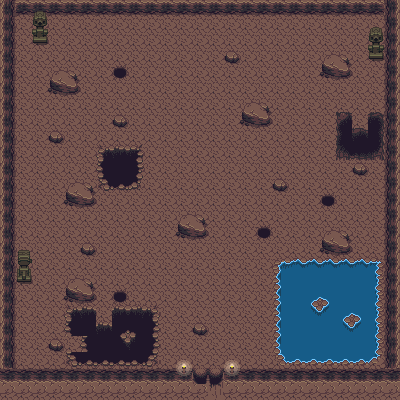

A 2D game scene composited from a Tiled map and its tileset images. What follows is a short description and the map's XML, with each tile layer's data collapsed to a summary:
An orthogonal 25x25 tile map with 16x16 px tiles, 4 tile layers (Ground, Entrance/Walls, Decoration_2, Foreground) and 30 objects.

<map version="1.5" tiledversion="1.7.2" orientation="orthogonal" renderorder="right-down" width="25" height="25" tilewidth="16" tileheight="16" infinite="0" nextlayerid="13" nextobjectid="49">
 <tileset firstgid="1" source="cave.tsx" />
 <layer id="1" name="Ground" width="25" height="25">
  <data>[625 cells, 625 non-empty, 1 distinct tile ids]</data>
 </layer>
 <layer id="2" name="Entrance/Walls" width="25" height="25">
  <data>[625 cells, 119 non-empty, 4 distinct tile ids]</data>
 </layer>
 <layer id="9" name="Decoration_2" width="25" height="25">
  <data>[625 cells, 131 non-empty, 42 distinct tile ids]</data>
 </layer>
 <layer id="12" name="Foreground" width="25" height="25">
  <data>[625 cells, 10 non-empty, 6 distinct tile ids]</data>
 </layer>
 <objectgroup id="10" name="Object Layer 1">
  <object id="1" x="32" y="48">
   <polygon points="0,0 15.6667,0 15.6667,-16.3333 0,-16.3333" />
  </object>
  <object id="2" x="383" y="64">
   <polygon points="0,0 -15,0 -15,-17.6667 0,-17.6667" />
  </object>
  <object id="4" x="224" y="48">
   <polygon points="0,0 0,16 16,16 16,0" />
  </object>
  <object id="5" x="112" y="64">
   <polygon points="0,0 16,0 16,16 0,16" />
  </object>
  <object id="7" x="48" y="128">
   <polygon points="1.63636,2.36364 14.5455,2.54545 16,16 0,16" />
  </object>
  <object id="8" x="112" y="112">
   <polygon points="0,0 0,16 16,16 16,0" />
  </object>
  <object id="10" x="336" y="112">
   <polygon points="0,0 16,0 16,16 32,16 32,0 48,0 48,48 0,48" />
  </object>
  <object id="11" x="352" y="160">
   <polygon points="0,0 0,16 16,16 16,0" />
  </object>
  <object id="12" x="320" y="192">
   <polygon points="0,0 0,16 16,16 16,0" />
  </object>
  <object id="13" x="272" y="176">
   <polygon points="0,0 0,16 16,16 16,0" />
  </object>
  <object id="14" x="96" y="144">
   <polygon points="0,0 48,0 48,48 0,48" />
  </object>
  <object id="17" x="64" y="176">
   <polygon points="2,9.63636 13.0909,6 25.9106,7.53612 31.6019,10.6914 32,32 0,32" />
  </object>
  <object id="19" x="256" y="224">
   <polygon points="0,0 16,0 16,16 0,16" />
  </object>
  <object id="21" x="304" y="256">
   <polygon points="0,0 -32,0 -32,112 80,112 80,0" />
  </object>
  <object id="22" x="16" y="270.333">
   <polygon points="0,0 16.3333,0 16.3333,17.6667 0,17.6667" />
  </object>
  <object id="23" x="80" y="256">
   <polygon points="0,0 16,0 16,-16 0,-16" />
  </object>
  <object id="25" x="112" y="288">
   <polygon points="0,0 16,0 16,16 0,16" />
  </object>
  <object id="26" x="48" y="336">
   <polygon points="0,0 16,0 16,16 0,16" />
  </object>
  <object id="27" x="64" y="304">
   <polygon points="0,0 0,32 16,32 16,48 0,48 0,64 96,64 96,0 64,0 48,0 48,16 32,16 32,0 0,0" />
  </object>
  <object id="28" x="192" y="320">
   <polygon points="0,0 0,16 16,16 16,0" />
  </object>
  <object id="34" x="16" y="16">
   <polygon points="0,0 368,0 368,-16 0,-16" />
  </object>
  <object id="38" x="384" y="0">
   <polygon points="0,0 16,0 16,368 0,368" />
  </object>
  <object id="39" x="16" y="0">
   <polygon points="0,0 -16,0 -16,368 0,368" />
  </object>
  <object id="40" x="0" y="368">
   <polygon points="0,0 192.25,-0.25 192.25,16.25 224,16 224,0 400,0 400,32 0,32" />
  </object>
  <object id="42" x="47.75" y="61.75">
   <polygon points="2,9.63636 13.0909,6 25.9106,7.53612 31.6019,10.6914 32,32 0,32" />
  </object>
  <object id="43" x="239.5" y="94">
   <polygon points="2,9.63636 13.0909,6 25.9106,7.53612 31.6019,10.6914 32,32 0,32" />
  </object>
  <object id="44" x="319.75" y="46.25">
   <polygon points="2,9.63636 13.0909,6 25.9106,7.53612 31.6019,10.6914 32,32 0,32" />
  </object>
  <object id="45" x="319.25" y="222">
   <polygon points="2,9.63636 13.0909,6 25.9106,7.53612 31.6019,10.6914 32,32 0,32" />
  </object>
  <object id="47" x="175" y="206.25">
   <polygon points="2,9.63636 13.0909,6 25.9106,7.53612 31.6019,10.6914 32,32 0,32" />
  </object>
  <object id="48" x="63.5" y="270.5">
   <polygon points="2,9.63636 13.0909,6 25.9106,7.53612 31.6019,10.6914 32,32 0,32" />
  </object>
 </objectgroup>
</map>
